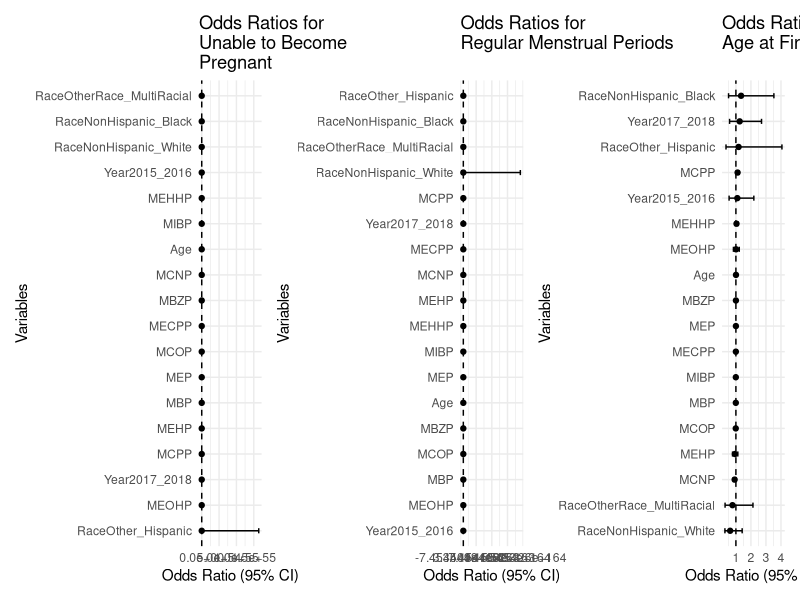
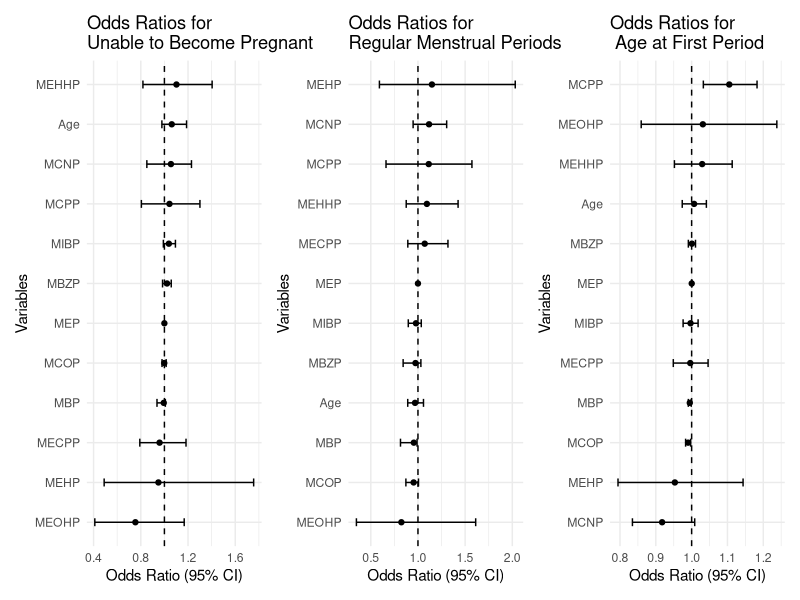
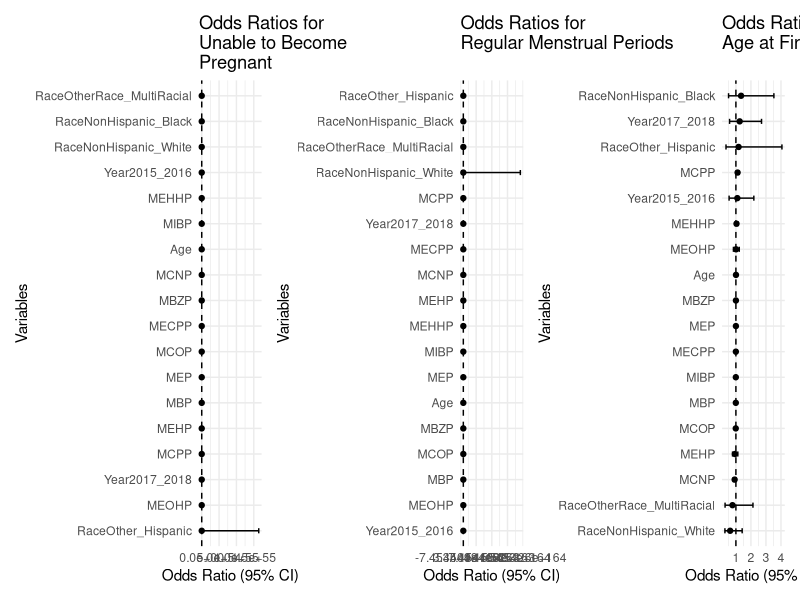
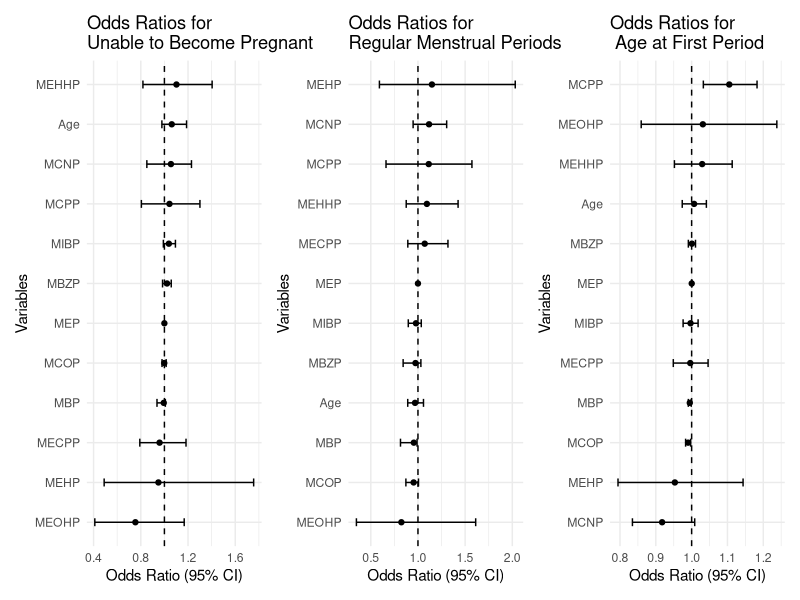

Write the R code that produced these figures, in order.
## ---- chunk 1
library(glmnet)
library(tidyverse)
library(broom)
library(patchwork)
## ---- chunk 2
data <- read.csv("data/data_clean.csv") |>
  data.frame() 

data$UnablePregnant <- ifelse(data$UnablePregnant == "Yes", 1,
                              ifelse(data$UnablePregnant == "No", 0, NA))

data$RegularPeriod_12m <- ifelse(data$RegularPeriod_12m == "Yes", 1,
                              ifelse(data$RegularPeriod_12m == "No", 0, NA))
## ---- chunk 3
data =
  data |>
  mutate(Race = as.factor(Race))
         # RegularPeriod_12m = as.factor(RegularPeriod_12m),
         # UnablePregnant = as.factor(UnablePregnant),)
## ---- chunk 4
# Prepare data for modeling
data1 <- data |>
  filter(Age < 50) 
## ---- chunk 5
glm_ability <- glm(UnablePregnant ~ MCNP + MCOP + MECPP + MBP + MCPP + MEP + MEHHP + MEHP + MIBP + MEOHP + MBZP + Age + Race + Year, data = data1, family = binomial)

glm_regularity <- glm(RegularPeriod_12m ~ MCNP + MCOP + MECPP + MBP + MCPP + MEP + MEHHP + MEHP + MIBP + MEOHP + MBZP + Age + Race + Year, data = data1, family = binomial)

glm_first_period <- glm(Age_FirstPeriod ~ MCNP + MCOP + MECPP + MBP + MCPP + MEP + MEHHP + MEHP + MIBP + MEOHP + MBZP + Age + Race + Year, data = data1, family = gaussian)
## ---- chunk 6
# 95% CI
tidy_ability <- tidy(glm_ability, exponentiate = TRUE, conf.int = TRUE) |>
  filter(term != "(Intercept)")

tidy_regularity <- tidy(glm_regularity, exponentiate = TRUE, conf.int = TRUE) |>
  filter(term != "(Intercept)")

tidy_first <- tidy(glm_first_period, exponentiate = TRUE, conf.int = TRUE) |>
  filter(term != "(Intercept)")

# Forest Plots
ggplot(tidy_ability, aes(x = estimate, y = reorder(term, estimate))) +
  geom_point() +
  geom_errorbarh(aes(xmin = conf.low, xmax = conf.high), height = 0.2) +
  geom_vline(xintercept = 1, linetype = "dashed") +
  labs(
    x = "Odds Ratio (95% CI)",
    y = "Variables",
    title = "Odds Ratios for \nUnable to Become \nPregnant"
  ) +
  theme_minimal() -> ability1

ggplot(tidy_regularity, aes(x = estimate, y = reorder(term, estimate))) +
  geom_point() +
  geom_errorbarh(aes(xmin = conf.low, xmax = conf.high), height = 0.2) +
  geom_vline(xintercept = 1, linetype = "dashed") +
  labs(
    x = "Odds Ratio (95% CI)",
    y = "Variables",
    title = "Odds Ratios for\nRegular Menstrual Periods"
  ) +
  theme_minimal() -> regularity1

ggplot(tidy_first, aes(x = estimate, y = reorder(term, estimate))) +
  geom_point() +
  geom_errorbarh(aes(xmin = conf.low, xmax = conf.high), height = 0.2) +
  geom_vline(xintercept = 1, linetype = "dashed") +
  labs(
    x = "Odds Ratio (95% CI)",
    y = "Variables",
    title = "Odds Ratios for\nAge at First Period"
  ) +
  theme_minimal() -> first1
## ---- chunk 7
combined_plot = (ability1 + regularity1 + first1)
combined_plot

ggsave(
  filename = "glm_covariates.png",
  plot = combined_plot,
  width = 10,
  height = 5
)
## ---- chunk 8
glm_ability <- glm(UnablePregnant ~ MCNP + MCOP + MECPP + MBP + MCPP + MEP + MEHHP + MEHP + MIBP + MEOHP + MBZP + Age, data = data1, family = binomial)

glm_regularity <- glm(RegularPeriod_12m ~ MCNP + MCOP + MECPP + MBP + MCPP + MEP + MEHHP + MEHP + MIBP + MEOHP + MBZP + Age, data = data1, family = binomial)

glm_first_period <- glm(Age_FirstPeriod ~ MCNP + MCOP + MECPP + MBP + MCPP + MEP + MEHHP + MEHP + MIBP + MEOHP + MBZP + Age, data = data1, family = gaussian)
## ---- chunk 9
# 95% CI
tidy_ability <- tidy(glm_ability, exponentiate = TRUE, conf.int = TRUE) |>
  filter(term != "(Intercept)")

tidy_regularity <- tidy(glm_regularity, exponentiate = TRUE, conf.int = TRUE) |>
  filter(term != "(Intercept)")

tidy_first <- tidy(glm_first_period, exponentiate = TRUE, conf.int = TRUE) |>
  filter(term != "(Intercept)")

# Forest Plots
ggplot(tidy_ability, aes(x = estimate, y = reorder(term, estimate))) +
  geom_point() +
  geom_errorbarh(aes(xmin = conf.low, xmax = conf.high), height = 0.2) +
  geom_vline(xintercept = 1, linetype = "dashed") +
  labs(
    x = "Odds Ratio (95% CI)",
    y = "Variables",
    title = "Odds Ratios for \nUnable to Become Pregnant"
  ) +
  theme_minimal() -> ability1

ggplot(tidy_regularity, aes(x = estimate, y = reorder(term, estimate))) +
  geom_point() +
  geom_errorbarh(aes(xmin = conf.low, xmax = conf.high), height = 0.2) +
  geom_vline(xintercept = 1, linetype = "dashed") +
  labs(
    x = "Odds Ratio (95% CI)",
    y = "Variables",
    title = "Odds Ratios for\nRegular Menstrual Periods"
  ) +
  theme_minimal() -> regularity1

ggplot(tidy_first, aes(x = estimate, y = reorder(term, estimate))) +
  geom_point() +
  geom_errorbarh(aes(xmin = conf.low, xmax = conf.high), height = 0.2) +
  geom_vline(xintercept = 1, linetype = "dashed") +
  labs(
    x = "Odds Ratio (95% CI)",
    y = "Variables",
    title = "Odds Ratios for\n Age at First Period"
  ) +
  theme_minimal() -> first1
## ---- chunk 10
combined_plot = (ability1 + regularity1 + first1)
combined_plot

ggsave(
  filename = "glm_forest_plot.png",
  plot = combined_plot,
  width = 10,
  height = 4
)
